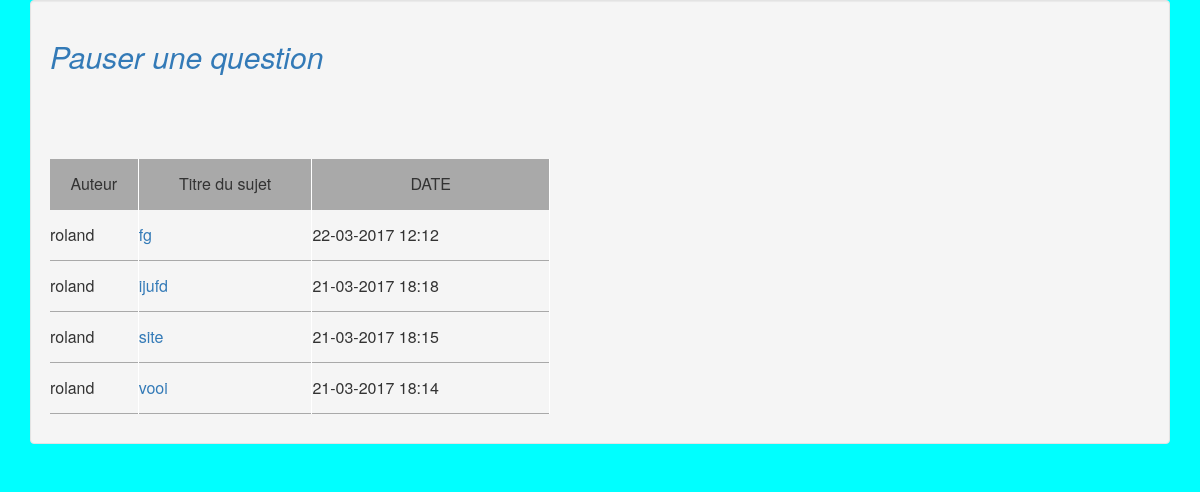
The page /Forum/index.php on the database as committed earlier.
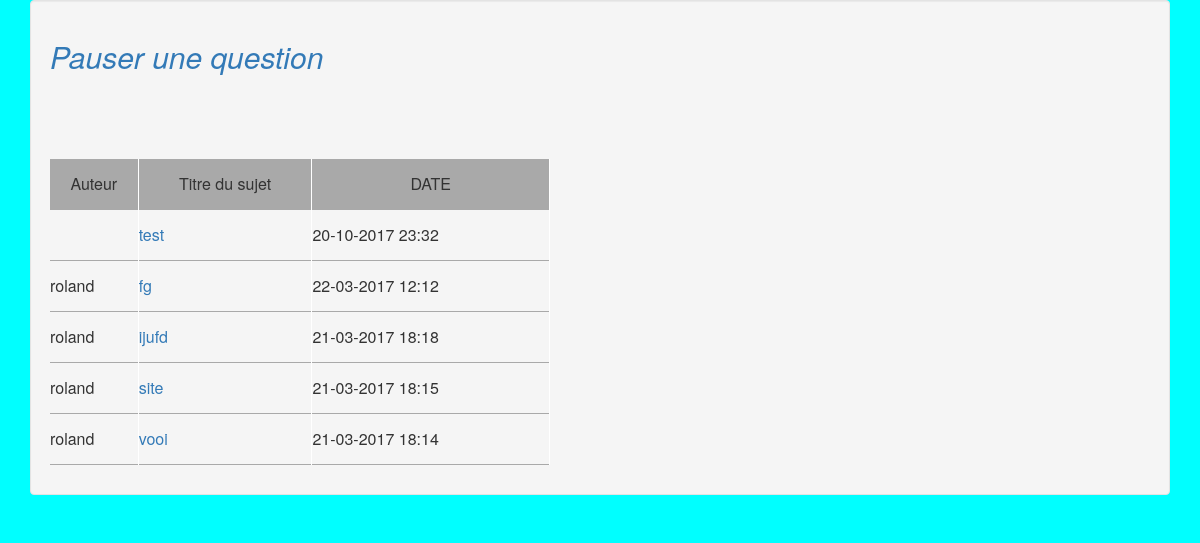
The same page on the database as committed later.
### tables this page shows
CREATE TABLE `forum_sujets` (
  `ID` int(11) NOT NULL,
  `auteur` varchar(50) NOT NULL,
  `titre` text NOT NULL,
  `message` text NOT NULL,
  `date_de_poster` datetime NOT NULL
);

### Forum/index.php (the view, shortened to what this page needs)
<html>
  <head>
	<link rel="stylesheet" href="index.css"/>
	   <link rel="stylesheet" href="../bootstrap/css/bootstrap.min.css" >
	   <link rel="stylesheet" href="index.css"/ >
  </head>
  <body>
		<div class="container">
		  <div class="well">
				  <a href="insert_sujet.php"><h2><em>Pauser une question</em><h2></a>
				  <br /><br />
				  <?php
					  $sql = 'SELECT ID, auteur, titre, date_de_poster FROM forum_sujets ORDER BY date_de_poster DESC';
					  $req = mysql_query($sql) or die('Erreur SQL !<br />'.$sql.'<br />'.mysql_error());
					  $nb_sujets = mysql_num_rows ($req);
					  if ($nb_sujets == 0)
					  {
						echo '<strong><h2>Aucun sujet<h2></strong>';
					  }
					  else {
						?>
					  <table width="500"><tr >
						<td class="titre">
						Auteur
						</td><td class="titre">
						Titre du sujet
						</td><td class="titre">
						DATE
						</td></tr>
						<?php
						while ($data = mysql_fetch_array($req))
						{
								sscanf($data['date_de_poster'], "%4s-%2s-%2s %2s:%2s:%2s", $annee, $mois, $jour, $heure, $minute, $seconde);
								echo '<tr>';
								echo '<td>';
								echo htmlentities(trim($data['auteur']));
								echo '</td><td>';
								echo '<a href="lire_sujet.php?id_sujet_a_lire=' , $data['ID'] , '">' , htmlentities(trim($data['titre'])) , '</a>';
								echo '</td><td>';
								echo $jour , '-' , $mois , '-' , $annee , ' ' , $heure , ':' , $minute;
						}
						?>
						</td></tr></table>
						<?php
					  }
				  ?>
				 </div>
		</div>
  </body>
  </html>

Rows that differ between the two databases and show on the page:
added forum_sujets: titre "test", jour "20", mois "10", heure "23", minute "32"
